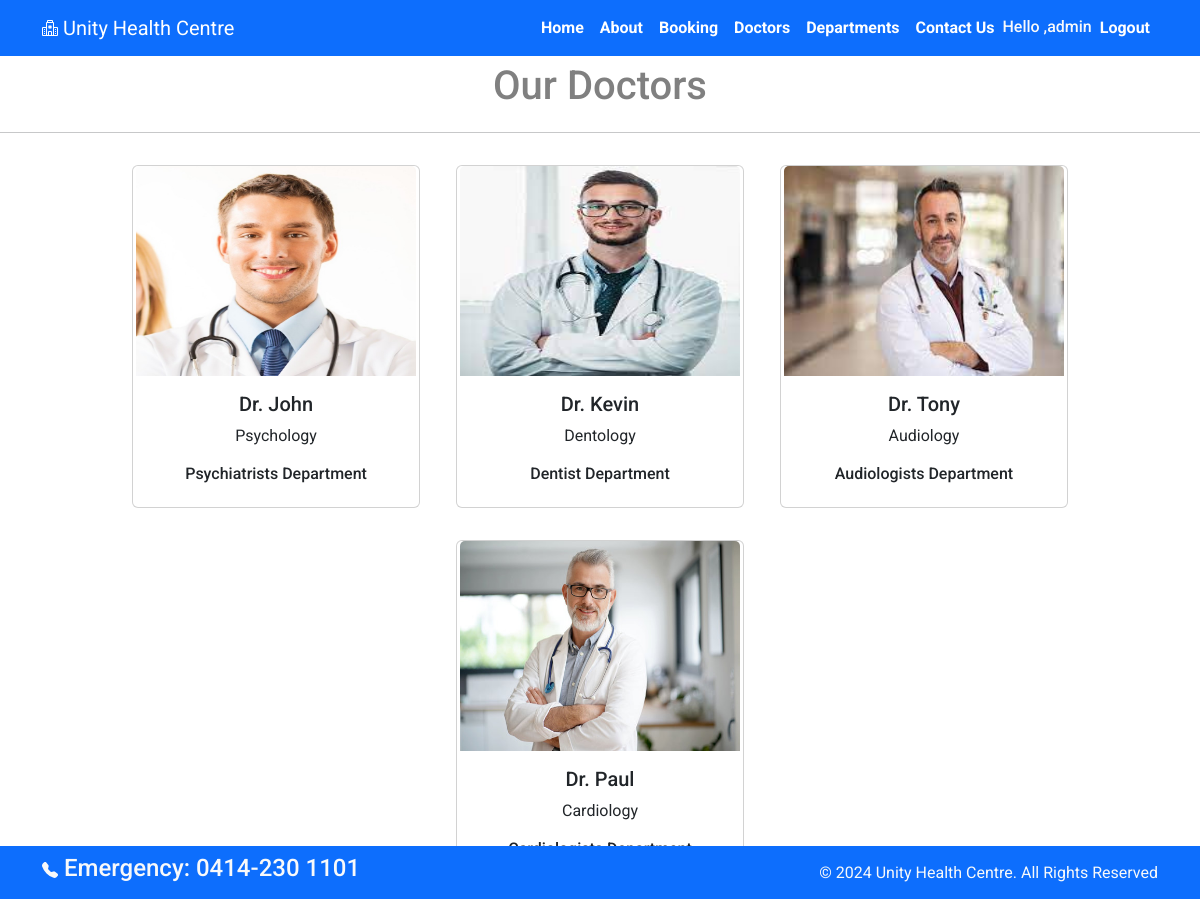
Screenshot of /doctors/ (signed in) with the database file from the repository.
### hospital_management/models.py (models this page shows, shortened)
class Doctors(models.Model):
    doc_name = models.CharField(max_length=255)
    doc_spec = models.CharField(max_length=255)
    dep_name = models.ForeignKey(Departments, on_delete=models.CASCADE)
    doc_image = models.ImageField(upload_to='doctors')

class Departments(models.Model):
    dep_name = models.CharField(max_length=100)
    dep_description = models.TextField()
    def __str__(self):
        return self.dep_name

### hospital_management/views.py (the view)
# urls.py: path('doctors/',views.doctors,name="doctor"),
def doctors(request):
    doc_dict={
        'doc':Doctors.objects.all()
    }
    return render(request,"doctors.html",doc_dict)

### templates/doctors.html (shortened to what this page needs)
{% extends 'base.html' %}
{% block content%}
<p class="  text-center fs-1 fw-medium  "style="font-size:34px; color:grey;">Our Doctors</p>
<hr>
<div class="container-fluid text-center ">
{% for d in doc %}
<div class="card text-center mx-3 my-3" style="width: 18rem; display: inline-block">
    <img src="{{d.doc_image.url}}" class="card-img-top" alt="..." style="width:280px; height:210px;">
    <div class="card-body">
      <h5 class="card-title">Dr. {{d.doc_name}}</h5>
      <p class="card-text">{{d.doc_spec}}</p>
      <h6>{{d.dep_name}} Department</h6>
    </div>
  </div>
  {% endfor %}
</div>
{% endblock %}

### templates/base.html (shortened to what this page needs)
{% load static %}
<!DOCTYPE html>
<html lang="en">
<head>
    <link href="https://cdn.jsdelivr.net/npm/bootstrap@5.3.3/dist/css/bootstrap.min.css" rel="stylesheet">
    <link rel="stylesheet" href="{% static '/css/style.css'%}">
</head>
<body>
    <nav class="navbar navbar-expand-lg bg bg-primary fixed " style="background-colort:RGB(14, 159, 237);">
        <div class="container ">
          <a class="navbar-brand text-white  " href="#" style="font-size:24;"> Unity Health Centre</a>
          <div class="collapse navbar-collapse justify-content-center col-md-8 navbar-collapse-3" id="navbarSupportedContent">
            <ul class="navbar-nav ms-auto nav" >
              <li class="nav-item">
                <a class="nav-link active text-white fw-bold" aria-current="page" href="{% url 'home' %}">Home</a>
              </li>
              <li class="nav-item">
                <a class="nav-link text-white fw-bold" href="{% url 'about' %}">About</a>
              </li>
              <li class="nav-item">
                <a class="nav-link text-white fw-bold" href="{% url 'booking' %}">Booking</a>
              </li>
              <li class="nav-item">
                <a class="nav-link text-white fw-bold" href="{% url 'doctor' %}">Doctors</a>
              </li>
              <li class="nav-item">
                <a class="nav-link text-white fw-bold" href="{% url 'department' %}">Departments</a>
              </li>
              <li class="nav-item">
                <a class="nav-link text-white fw-bold" href="{% url 'contact' %}"aria-disabled="true">Contact Us</a>
              </li>
              {% if user.is_authenticated%}
              <li class="fw-medium" stylee="margin-left:60px; margin-top:10px; "><p class="border-1 rounded-5 text-light userinfo" style:color:grey;>Hello ,{{user.username}}</p> </li>
              <li class="nav-item ">
                <a class="nav-link text-white fw-bold "  href="{% url 'logout' %}"aria-disabled="true">Logout</a>
              </li>
              {% endif %}
            </ul>
          </div>
        </div>
      </nav>
{% block content %}{% endblock %}
      <section class="fixed-bottom">
        <footer class="pt-2 pb-2  bg-primary text-light " style="background-colorr:RGB(14, 159, 237);">
          <div class="container">
            <div class="row align-items-center">
              <div class="col-12 col-md-8">
                <h4> Emergency: 0414-230 1101</h4>
              </div>
              <div class="col-12 col-md-4 mt-4 mt-md-0 text-center text-md-end">
                © 2024 Unity Health Centre. All Rights Reserved
              </div>
            </div>
          </div>
        </footer>
      </section>
    </body>
  </html>
</body>
</html>

### static/css/style.css (style rules this page uses)
li { background-color:da }
.logo { transform: translateY(-2px); }
.userinfo { transform: translateY(7px); }
:root { --bs-body-font-family: 'Roboto', sans-serif; }

### rows the page displays
Doctors: doc_image (picture), doc_name "John", doc_spec "Psychology", dep_name "Psychiatrists"
Doctors: doc_image (picture), doc_name "Kevin", doc_spec "Dentology", dep_name "Dentist"
Doctors: doc_image (picture), doc_name "Tony", doc_spec "Audiology", dep_name "Audiologists"
Doctors: doc_image (picture), doc_name "Paul", doc_spec "Cardiology"

### other values shown
{{ user.username }} "admin"
